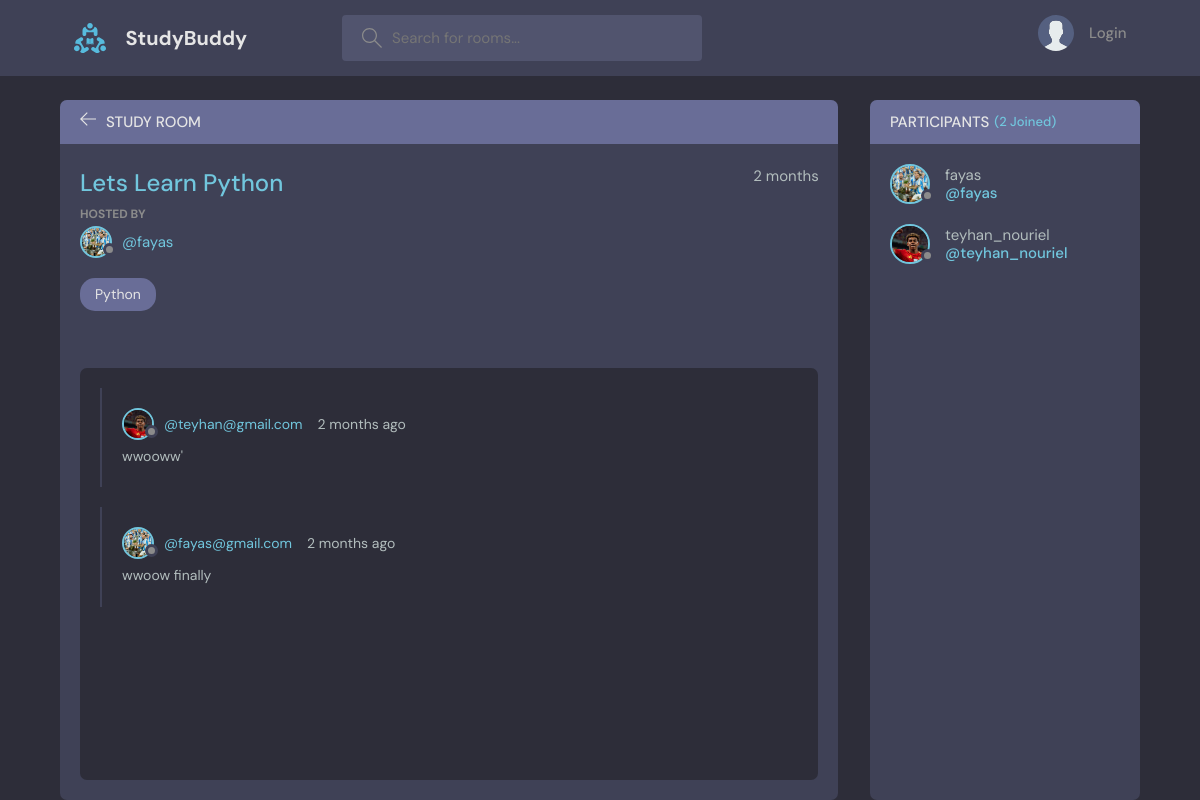
The page /room/1/ on the database its author committed.
### base/models.py (models this page shows, shortened)
class Room(models.Model):
    host = models.ForeignKey(User, on_delete=models.SET_NULL,null= True)
    topic = models.ForeignKey(Topic, on_delete=models.SET_NULL,null= True)
    name = models.CharField(max_length=200)
    description = models.TextField(null=True, blank=True)
    participants = models.ManyToManyField(User, related_name='participant_rel', blank=True)
    updated = models.DateTimeField(auto_now=True)
    created = models.DateTimeField(auto_now_add=True)
    class Meta:
        ordering = ['-updated','-created']

class User(AbstractUser):
    name = models.CharField(max_length=200, null=True)
    email = models.EmailField(unique=True,null=True)
    bio = models.TextField(null=True)
    avatar  = models.ImageField(null=True, default="avatar.svg")
    USERNAME_FIELD = 'email'
    REQUIRED_FIELDS = []

class Topic(models.Model):
    name = models.CharField(max_length=200)
    def __str__(self):
        return self.name

class Message(models.Model):
    user = models.ForeignKey(User, on_delete=models.CASCADE)
    room = models.ForeignKey(Room,on_delete=models.CASCADE)
    body = models.TextField(null=False, blank=False)
    updated = models.DateTimeField(auto_now=True)
    created = models.DateTimeField(auto_now_add=True)
    class Meta:
        ordering = ['-updated','-created']

### base/views.py (the view, shortened to what this page needs)
# urls.py: path('room/<int:pk>/',views.room, name='room'),
def room(request,pk):
    room = Room.objects.get(id=pk)
    room_messages = room.message_set.all()
    participants = room.participants.all()
    context = {'room':room,'message': room_messages,'participants': participants,}
    return render(request,'base/room.html',context)

### base/templates/base/room.html (shortened to what this page needs)
{% extends 'main.html' %}
{% block content %}
    <main class="profile-page layout layout--2">
      <div class="container">
        <div class="room">
          <div class="room__top">
            <di class="room__topLeft">
              <a href="{% url 'home' %}">
                <svg version="1.1" xmlns="http://www.w3.org/2000/svg" width="32" height="32" viewBox="0 0 32 32">
                  <title>arrow-left</title>
                  <path
                    d="M13.723 2.286l-13.723 13.714 13.719 13.714 1.616-1.611-10.96-10.96h27.625v-2.286h-27.625l10.965-10.965-1.616-1.607z"
                  ></path>
                </svg>
              </a>
              <h3>Study Room</h3>
            </di v>
          </div>
          <div class="room__box scroll">
            <div class="room__header scroll">
              <div class="room__info">
                <h3>{{ room.name }}</h3>
                <span>{{ room.created|timesince }}</span>
              </div>
              <div class="room__hosted">
                <p>Hosted By</p>
                <a href="{% url 'user_profile' room.host.id %}" class="room__author">
                  <div class="avatar avatar--small">
                    <img src="{{room.host.avatar.url }}" />
                  </div>
                  <span>@{{ room.host.username }}</span>
                </a>
              </div>
              <span class="room__topics">{{room.topic}}</span>
            </div>
            <div class="room__conversation">
              <div class="threads scroll">
                {% for msg in message %}
                <div class="thread">
                  <div class="thread__top">
                    <div class="thread__author">
                      <a href="{% url 'user_profile' msg.user.id %}" class="thread__authorInfo">
                        <div class="avatar avatar--small">
                          <img src="{{ msg.user.avatar.url }}" />
                        </div>
                        <span>@{{ msg.user }}</span>
                      </a>
                      <span class="thread__date">{{ msg.created|timesince }} ago</span>
                    </div>
                  </div>
                  <div class="thread__details">
                   {{ msg.body }}
                  </div>
                </div>
                {% endfor %}
              </div>
            </div>
          </div>
        </div>
        <div class="participants">
          <h3 class="participants__top">Participants <span> ({{participants.count}} Joined)</span></h3>
          <div class="participants__list scroll">
            {% for user in participants %}
            <a href="{% url 'user_profile' user.id %}" class="participant">
              <div class="avatar avatar--medium">
                <img src="{{ user.avatar.url }}" />
              </div>
              <p>
                {{ user.username}}
                <span>@{{ user.username}}</span>
              </p>
            </a>
            {% endfor %}
          </div>
        </div>
      </div>
    </main>
{% endblock %}

### rows shown on the page
Room: name "Lets Learn Python", created "2 months", host.avatar (picture), host.username "fayas", topic "Python"
Message: user.avatar (picture), user "teyhan@gmail.com", created "2 months", body "wwooww'"
Message: user.avatar (picture), user "fayas@gmail.com", created "2 months", body "wwoow finally"
User: avatar (picture), username "fayas"
User: avatar (picture), username "teyhan_nouriel"

### other values the page prints
{{ participants.count }} "2"
